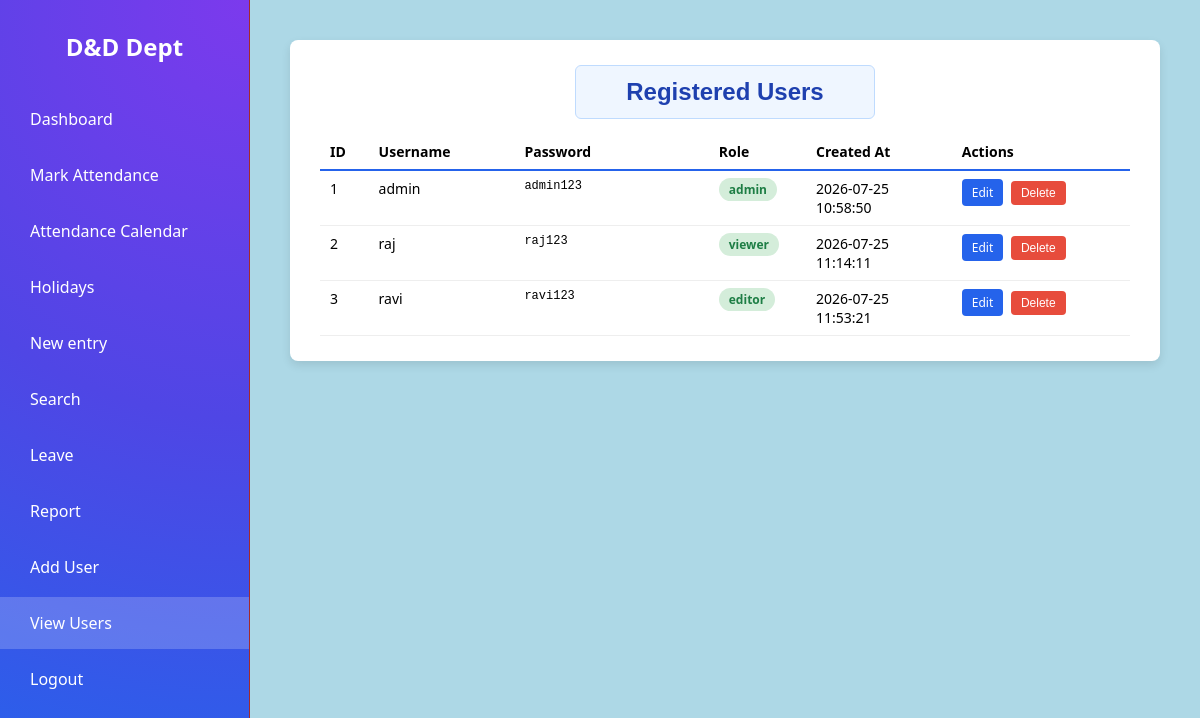
The app's page /report/users (signed in) with its own data.
### tables this page shows
CREATE TABLE users (
            id INTEGER PRIMARY KEY AUTOINCREMENT,
            username TEXT UNIQUE NOT NULL,
            password TEXT NOT NULL,
            role TEXT NOT NULL DEFAULT 'viewer',
            linked_employee_id INTEGER REFERENCES employees(id),
            created_at TEXT DEFAULT CURRENT_TIMESTAMP
        );

### app.py (the view)
@app.route('/report/users')
@roles_required('admin')
def report_users():
    conn = db.get_db()
    users = conn.execute('SELECT * FROM users ORDER BY id ASC').fetchall()
    return render_template('report_users.html', users=users, user_role=session.get('role'))

### app.py (called while the page is built)
def roles_required(*allowed_roles):
    def decorator(view):
        @wraps(view)
        def wrapped_view(*args, **kwargs):
            if not session.get('logged_in'):
                return redirect(url_for('login'))
            if session.get('role') not in allowed_roles:
                abort(403)
            return view(*args, **kwargs)
        return wrapped_view
    return decorator

### db.py (called while the page is built)
def get_db():
    if 'db' not in g:
        g.db = sqlite3.connect(
            current_app.config['DATABASE'],
            detect_types=sqlite3.PARSE_DECLTYPES
        )
        g.db.row_factory = sqlite3.Row
    return g.db

### templates/report_users.html (shortened to what this page needs)
{% extends "base.html" %}
{% set active_page = 'report_users' %}
{% block content %}
<div class="panel">
    <div class="panel-header">
<h2 style="text-align: center; font-size: 24px; padding: 12px 20px; background-color: #eff6ff; color: #1e40af; border: 1px solid #bfdbfe; border-radius: 6px; font-family: sans-serif; display: inline-block; margin: 0 auto; width: 100%; max-width: 300px;">Registered Users</h2>
    </div>
    {% if users %}
    <table>
        <thead>
            <tr>
                <th style="width:6%;">ID</th>
                <th style="width:18%;">Username</th>
                <th style="width:24%;">Password</th>
                <th style="width:12%;">Role</th>
                <th style="width:18%;">Created At</th>
                <th style="width:22%;">Actions</th>
            </tr>
        </thead>
        <tbody>
            {% for user in users %}
            <tr>
                <td>{{ user['id'] }}</td>
                <td>{{ user['username'] }}</td>
                <td style="font-family: monospace; font-size:12px; word-break:break-all;">{{ user['password'] }}</td>
                <td><span class="status status-approved">{{ user['role'] }}</span></td>
                <td>{{ user['created_at'] }}</td>
                <td class="row-actions">
                    <a href="{{ url_for('edit_user', user_id=user['id']) }}" class="btn btn-edit">Edit</a>
                    <form method="POST" action="{{ url_for('delete_user', user_id=user['id']) }}"
                          onsubmit="return confirm('Are you sure you want to delete this user?');">
                        <button type="submit" class="btn-delete">Delete</button>
                    </form>
                </td>
            </tr>
            {% endfor %}
        </tbody>
    </table>
    {% else %}
    <p class="empty-note">No users found.</p>
    {% endif %}
</div>
{% endblock %}

### records on screen
users: id "1", username "admin", password "admin123", role "admin", created_at "2026-07-25 10:58:50"
users: id "2", username "raj", password "raj123", role "viewer", created_at "2026-07-25 11:14:11"
users: id "3", username "ravi", password "ravi123", role "editor", created_at "2026-07-25 11:53:21"
